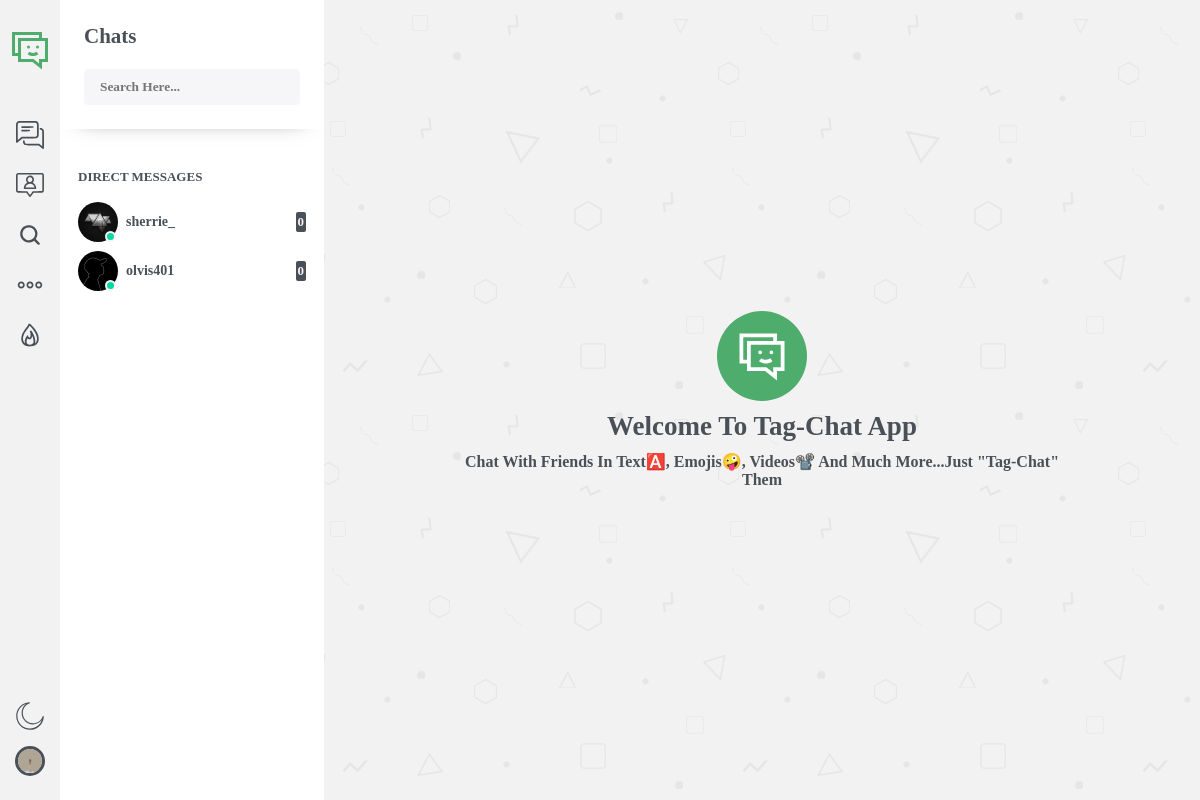
Screenshot of /ui/app/chat/dashboard/ (signed in) with the database file from the repository.
### tables this page shows
CREATE TABLE `user` (
  `id` int(11) NOT NULL,
  `names` varchar(200) NOT NULL,
  `username` varchar(200) NOT NULL,
  `email` varchar(200) NOT NULL,
  `birthdate` varchar(200) NOT NULL,
  `gender` varchar(10) NOT NULL,
  `password` mediumtext NOT NULL,
  `profileimg` mediumtext NOT NULL,
  `coverimg` mediumtext NOT NULL,
  `description` longtext NOT NULL,
  `fb` longtext NOT NULL,
  `ig` longtext NOT NULL,
  `tl` longtext NOT NULL,
  `yt` longtext NOT NULL,
  `linkedin` longtext NOT NULL,
  `web` longtext NOT NULL,
  `active` int(250) NOT NULL,
  `active_availability` int(250) NOT NULL,
  `location` varchar(5000) NOT NULL,
  `last_seen_time` longtext NOT NULL,
  `joined` mediumtext NOT NULL,
  `verified` int(250) NOT NULL
);

CREATE TABLE `dms` (
  `id` int(11) NOT NULL,
  `user1` varchar(11) NOT NULL,
  `user2` varchar(11) NOT NULL,
  `latest` int(11) NOT NULL
);

### ui/app/chat/chats.php (the view, shortened to what this page needs)
<?php
$sessid = $_SESSION['chatId'];
?>
<div class="people" id="myChat">
    <div class="people-top people-pad" id="myChatSearch">
        <div class="people-top-top">
            <h2>Chats</h2>
        </div>
        <div class="people-search">
            <input type="text" onkeyup="search('peopleSearch','chats-people')" id="peopleSearch" name="people-search" placeholder="Search Here...">
        </div>
    </div>
    <div class="dm-people people-group people-pad">
        <h3>Direct Messages</h3>
        <?php
        $sql = mysqli_query($conn, "SELECT * FROM messages WHERE from_user = $sessid OR to_user = $sessid");
        if (mysqli_num_rows($sql) == 0) {
        ?>
            <p>Your DMs Will Appear Here...</p>
        <?php } else { ?>
            <ul class="people-cards" id="chats-people">
                <?php
                $sql = mysqli_query($conn, "SELECT * FROM dms WHERE user1 = $sessid OR user2 = $sessid ORDER BY latest DESC");
                while ($fee = mysqli_fetch_array($sql)) {
                    $userr1 = $fee['user1'];
                    $userr2 = $fee['user2'];
                    if ($userr1 == $sessid) {
                        $userr = $userr2;
                    }
                    if ($userr2 == $sessid) {
                        $userr = $userr1;
                    }
                    $getDM = mysqli_query($conn, "SELECT * FROM user WHERE id = $userr");
                    $fetchDM = mysqli_fetch_array($getDM);
                    $dmimg = $fetchDM['profileimg'];
                    $dmusername = $fetchDM['username'];
                    $dmactive = $fetchDM['active'];
                    $dmavailable = $fetchDM['active_availability'];
                    $checkMes = mysqli_query($conn, "SELECT * FROM messages WHERE from_user = $userr AND to_user = $sessid AND seen = 0");
                ?>
                    <li class="people-card <?php if ($chatid == $userr) {
                                                echo "activeDM";
                                            } ?>">
                        <a href="../dashboard/?c=<?php echo $userr ?>" class="people-card-in">
                            <div class="people-card-left">
                                <div class="people-img">
                                    <?php
                                    if ($dmimg == '#') {
                                    ?>
                                        <svg xmlns="http://www.w3.org/2000/svg" xmlns:xlink="http://www.w3.org/1999/xlink" viewBox="0 0 16 16">
                                            <path d="M8 2C6.347656 2 5 3.347656 5 5C5 6.652344 6.347656 8 8 8C9.652344 8 11 6.652344 11 5C11 3.347656 9.652344 2 8 2 Z M 8 8C5.246094 8 3 10.246094 3 13L4 13C4 10.785156 5.785156 9 8 9C10.214844 9 12 10.785156 12 13L13 13C13 10.246094 10.753906 8 8 8 Z M 8 3C9.109375 3 10 3.890625 10 5C10 6.109375 9.109375 7 8 7C6.890625 7 6 6.109375 6 5C6 3.890625 6.890625 3 8 3Z" />
                                        </svg>
                                    <?php } else { ?>
                                        <img src="../../../assets/users/<?php echo $dmimg?>" alt="<?php $dmusername ?>'s Profile Picture">
                                    <?php } ?>
                                    <?php if($available == '1' && $dmactive == '1' && $dmavailable == '1'){?>
                                    <span></span>
                                    <?php } ?>
                                </div>
                                <div class="user">
                                    <div class="names">
                                        <?php echo $dmusername ?>
                                    </div>
                                </div>
                            </div>
                            <div class="people-info-last">
                                <div class="count">
                                    <?php echo mysqli_num_rows($checkMes); ?>
                                </div>
                            </div>
                        </a>
                    </li>
                <?php } ?>
            </ul>
        <?php } ?>
    </div>
</div>

### ui/app/chat/nav.php (shortened to what this page needs)
<div class="nav">
    <div class="nav-top">
        <div class="logo" title="Tag Chat">
        </div>
        <div class="nav-btns">
            <a href="../dashboard/" title="Chats">
            </a>
            <a href="../friends/" title="Friends">
            </a>
            <a href="../search/" title="Search">
            </a>
            <a href="../active/" title="Active">
            </a>
            <a href="../notify/" title="Feed">
            </a>
        </div>
    </div>
    <div class="nav-bottom">
        <img src="../../../assets/img/moon.svg" alt="Toggler" title="Dark / Light Mode" id="toggler">
        <a href="../settings/" class="user-account" >
            <?php
                if($profimg == '#'){
            ?>
            <svg xmlns="http://www.w3.org/2000/svg" xmlns:xlink="http://www.w3.org/1999/xlink" viewBox="0 0 16 16">
                <path d="M8 2C6.347656 2 5 3.347656 5 5C5 6.652344 6.347656 8 8 8C9.652344 8 11 6.652344 11 5C11 3.347656 9.652344 2 8 2 Z M 8 8C5.246094 8 3 10.246094 3 13L4 13C4 10.785156 5.785156 9 8 9C10.214844 9 12 10.785156 12 13L13 13C13 10.246094 10.753906 8 8 8 Z M 8 3C9.109375 3 10 3.890625 10 5C10 6.109375 9.109375 7 8 7C6.890625 7 6 6.109375 6 5C6 3.890625 6.890625 3 8 3Z" />
            </svg>
            <?php } else { ?>
                <img src="../../../assets/users/<?php echo $profimg?>" alt="">
            <?php } ?>
        </a>
    </div>
</div>

### rows the page displays
user: profileimg (picture)
dms: user.profileimg (picture), user.username "sherrie_", mysqli_num_rows($checkMes) "0"
dms: user.profileimg (picture), user.username "olvis401", mysqli_num_rows($checkMes) "0"
